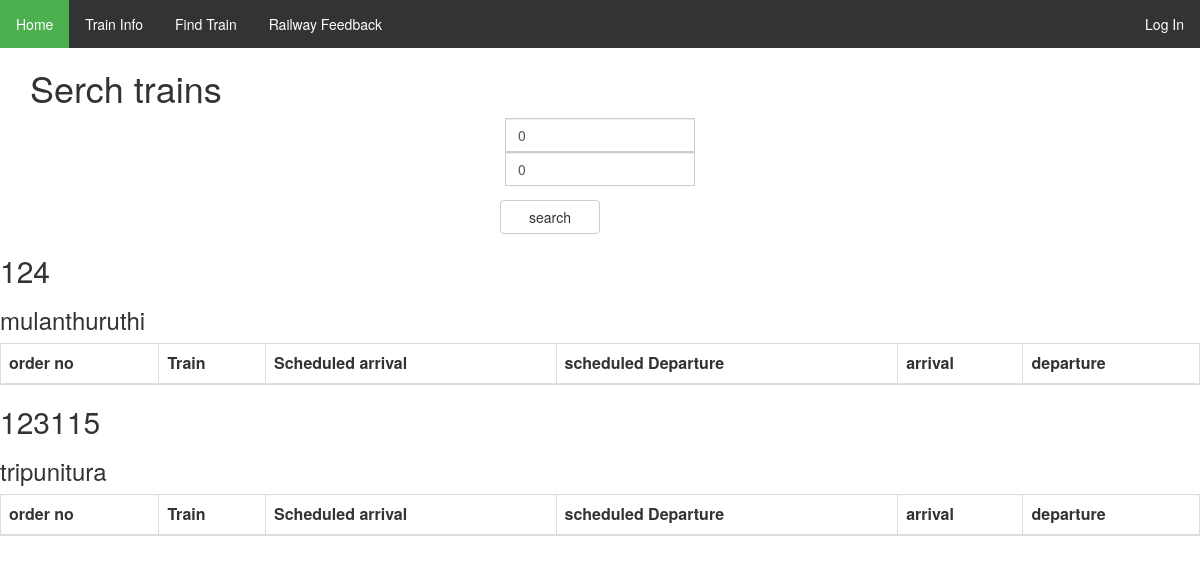
The app's page /rail/search/bws with its own data.
### rail/models.py (models this page shows, shortened)
class Station(models.Model):
    stationC=models.IntegerField(primary_key=True)
    Stname=models.CharField(max_length=20)

### rail/views.py (the view)
def bws(request):
    se=0
    t=Train.objects.all().filter(trno=se)
    s=Station.objects.all()
    i=Tinfo.objects.all()
    return render(request, 'rail/bws.html',{'t': t ,'s':s,'i':i,'se':se})

### rail/templates/rail/bws.html (shortened to what this page needs)
{%extends 'baseU.html'%}
{% block nav%}
<div class="container">
  <h1>Serch trains</h1>
  <form action="/rail/search/bwsp" method="post">
    <div class="input-group col-md-2 col-md-offset-5">
      <input type="text" class="form-control " placeholder="enter station name" name="search1" aria-describedby="basic-addon1"value="0">
    </div>
    <div class="input-group col-md-2 col-md-offset-5">
      <input type="text" class="form-control " placeholder="enter station name" name="search" aria-describedby="basic-addon1"value="0">
    </div>
    </div>
    <button class="btn btn-default col-md-1 col-md-offset-5">search</button>
    <div class="row">
    </div>
  {% for k in s %}
  <h2>{{k.stationC}}</h2>
  <h3>{{k.Stname}}</h3>
  <table class="table table-bordered">
    <thead>
      <tr>
        <th>order no</th>
        <th>Train</th>
        <th>
          Scheduled arrival
        </th>
        <th>
          scheduled Departure
        </th>
        <th>
          arrival
        </th><th>
            departure
        </th>
      </tr>
      </thead>
  </table>
  {% endfor %}
{%endblock%}

### rail/templates/baseU.html (style rules this page uses)
body { margin: 0; }

### records on screen
Station: stationC "124", Stname "mulanthuruthi"
Station: stationC "123115", Stname "tripunitura"
